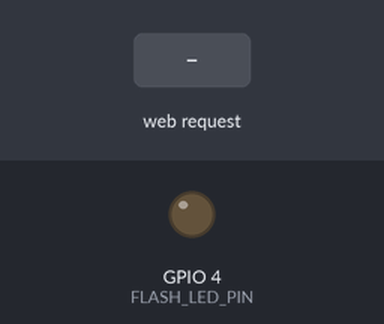
A sketch run on a simulated ESP32. Parts: output pins drawn as LEDs (lit = HIGH). Inputs (shaded band) come from the test bench. WiFi joins after 1.5 s; servers stay silent unless stated; uploads are accepted with an empty reply; the camera gives no picture; what the sketch prints to the serial monitor is not drawn.

Above: at 4.7 s.
4.8 s: HTTP request GET /upload-evidence received
At 4.88 s:
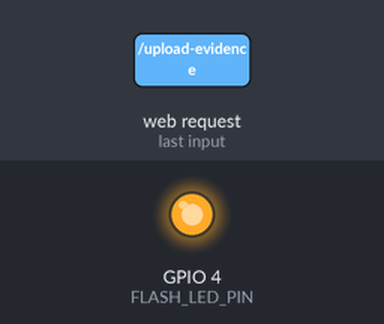
Timing chart, 0 to 7.8 s (numbered marks = the images above; inputs shaded):
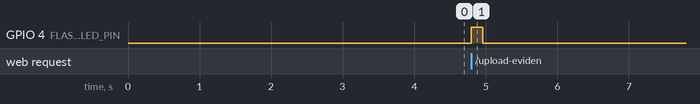

The sketch:

esp32_cam.ino
```cpp
/*
 * ==============================================================================
 * CampusAssetSecurity - Checkpoint 1 Optical Evidence Node
 * Hardware: AI-Thinker ESP32-CAM (OV3660 / OV2640 Sensor) with HW-381 MB Base
 * Target: Checkpoint 1 (Main Entrance Gate)
 * ==============================================================================
 * Features:
 *  - Native support for OV3660 (PID detection, vertical flip, color balance)
 *  - Zero SD card required: all frames captured directly to PSRAM frame buffer
 *  - Local HTTP server on port 80: serves /capture endpoint for live view
 *  - Automatic or remote evidence upload directly to Node.js backend
 * ==============================================================================
 */

#include "esp_camera.h"
#include <WiFi.h>
#include <WebServer.h>
#include <HTTPClient.h>

// ------------------------------------------------------------------------------
// 1. Wi-Fi Configuration (Your hotspot credentials)
// ------------------------------------------------------------------------------
const char* ssid     = "vivoE";
const char* password = "12345679";

// ------------------------------------------------------------------------------
// 2. Central Backend Server Configuration
// (Replace with your computer's IP where Node.js / npm run dev is running)
// ------------------------------------------------------------------------------
const char* serverUploadUrl = "http://192.168.43.100:3000/api/camera/event";
const char* deviceCode      = "ESP32-CAM-HW381-OV3660";
const int   checkpointId    = 1;

// ------------------------------------------------------------------------------
// 3. AI-Thinker ESP32-CAM Hardware Pin Definitions
// ------------------------------------------------------------------------------
#define PWDN_GPIO_NUM     32
#define RESET_GPIO_NUM    -1
#define XCLK_GPIO_NUM      0
#define SIOD_GPIO_NUM     26
#define SIOC_GPIO_NUM     27

#define Y9_GPIO_NUM       35
#define Y8_GPIO_NUM       34
#define Y7_GPIO_NUM       39
#define Y6_GPIO_NUM       36
#define Y5_GPIO_NUM       21
#define Y4_GPIO_NUM       19
#define Y3_GPIO_NUM       18
#define Y2_GPIO_NUM        5
#define VSYNC_GPIO_NUM    25
#define HREF_GPIO_NUM     23
#define PCLK_GPIO_NUM     22

#define FLASH_LED_PIN      4 // Onboard bright white flash LED

WebServer server(80);

// ------------------------------------------------------------------------------
// Camera Initialization with OV3660 Auto-Tuning
// ------------------------------------------------------------------------------
bool startCamera() {
  camera_config_t config = {};

  config.ledc_channel = LEDC_CHANNEL_0;
  config.ledc_timer   = LEDC_TIMER_0;

  config.pin_d0 = Y2_GPIO_NUM;
  config.pin_d1 = Y3_GPIO_NUM;
  config.pin_d2 = Y4_GPIO_NUM;
  config.pin_d3 = Y5_GPIO_NUM;
  config.pin_d4 = Y6_GPIO_NUM;
  config.pin_d5 = Y7_GPIO_NUM;
  config.pin_d6 = Y8_GPIO_NUM;
  config.pin_d7 = Y9_GPIO_NUM;

  config.pin_xclk     = XCLK_GPIO_NUM;
  config.pin_pclk     = PCLK_GPIO_NUM;
  config.pin_vsync    = VSYNC_GPIO_NUM;
  config.pin_href     = HREF_GPIO_NUM;
  config.pin_sccb_sda = SIOD_GPIO_NUM;
  config.pin_sccb_scl = SIOC_GPIO_NUM;
  config.pin_pwdn     = PWDN_GPIO_NUM;
  config.pin_reset    = RESET_GPIO_NUM;

  config.xclk_freq_hz = 20000000;
  config.pixel_format = PIXFORMAT_JPEG;

#ifndef OV3660_PID
#define OV3660_PID 0x3660
#endif
#ifndef OV2640_PID
#define OV2640_PID 0x2642
#endif

  if (psramFound()) {
    config.frame_size   = FRAMESIZE_VGA; // 640x480
    config.jpeg_quality = 12;
    config.fb_count     = 2;
#ifdef CAMERA_FB_IN_PSRAM
    config.fb_location  = CAMERA_FB_IN_PSRAM;
#endif
#ifdef CAMERA_GRAB_LATEST
    config.grab_mode    = CAMERA_GRAB_LATEST;
#endif
  } else {
    config.frame_size   = FRAMESIZE_QVGA; // 320x240
    config.jpeg_quality = 15;
    config.fb_count     = 1;
#ifdef CAMERA_FB_IN_DRAM
    config.fb_location  = CAMERA_FB_IN_DRAM;
#endif
#ifdef CAMERA_GRAB_WHEN_EMPTY
    config.grab_mode    = CAMERA_GRAB_WHEN_EMPTY;
#endif
  }

  esp_err_t result = esp_camera_init(&config);
  if (result != ESP_OK) {
    Serial.printf("[CAMERA] Initialization failed: 0x%x\n", result);
    return false;
  }

  sensor_t* sensor = esp_camera_sensor_get();
  if (sensor != nullptr) {
    Serial.printf("[CAMERA] Sensor PID detected: 0x%04X\n", sensor->id.PID);

    // OV3660 sensor tuning
    if (sensor->id.PID == OV3660_PID) {
      sensor->set_vflip(sensor, 1);
      sensor->set_brightness(sensor, 1);
      sensor->set_saturation(sensor, -2);
      Serial.println("[CAMERA] OV3660 optimal sensor parameters applied.");
    }
  }

  Serial.println("[CAMERA] Initialized successfully in PSRAM buffer.");
  return true;
}

// ------------------------------------------------------------------------------
// HTTP Route: / (Camera Status & Dashboard link)
// ------------------------------------------------------------------------------
void handleHome() {
  String page = "<!DOCTYPE html><html><head><meta name='viewport' content='width=device-width, initial-scale=1'>";
  page += "<title>CampusAssetSecurity - Camera 01</title>";
  page += "<style>body{font-family:sans-serif;text-align:center;background:#0f172a;color:#f8fafc;padding:20px;}";
  page += "img{max-width:640px;width:100%;border-radius:12px;border:2px solid #8b5cf6;}";
  page += "button{background:#8b5cf6;color:white;border:none;padding:12px 20px;margin:8px;border-radius:8px;font-weight:bold;cursor:pointer;}";
  page += "</style></head><body>";
  page += "<h2>CampusAssetSecurity - Optical Node 01</h2>";
  page += "<p>Hardware: HW-381 / OV3660 • Location: Checkpoint 1 (Main Gate)</p>";
  page += "<img id='view' src='/capture' alt='Camera Feed'><br>";
  page += "<button onclick='location.reload()'>Refresh Frame</button>";
  page += "<button onclick=\"fetch('/upload-evidence').then(r=>r.text()).then(alert)\">Upload Evidence Now</button>";
  page += "<script>setInterval(()=>{document.getElementById('view').src='/capture?t='+Date.now();}, 1500);</script>";
  page += "</body></html>";
  server.send(200, "text/html", page);
}

// ------------------------------------------------------------------------------
// HTTP Route: /capture (Streams JPEG snapshot directly from RAM)
// ------------------------------------------------------------------------------
void handleCapture() {
  camera_fb_t* fb = esp_camera_fb_get();
  if (fb == nullptr) {
    Serial.println("[ERROR] Failed to capture frame buffer");
    server.send(500, "text/plain", "Camera capture failed");
    return;
  }

  WiFiClient client = server.client();
  client.println("HTTP/1.1 200 OK");
  client.println("Content-Type: image/jpeg");
  client.printf("Content-Length: %u\r\n", (unsigned int)fb->len);
  client.println("Cache-Control: no-store, no-cache, must-revalidate");
  client.println("Connection: close");
  client.println();

  client.write(fb->buf, fb->len);
  esp_camera_fb_return(fb);
}

// ------------------------------------------------------------------------------
// Function: Upload snapshot directly to Node.js Backend Server
// ------------------------------------------------------------------------------
bool uploadEvidenceToServer(String triggerType = "MANUAL_TRIGGER", String rfidUid = "") {
  if (WiFi.status() != WL_CONNECTED) {
    Serial.println("[UPLOAD] Wi-Fi not connected");
    return false;
  }

  // Flash LED briefly during evidence capture
  pinMode(FLASH_LED_PIN, OUTPUT);
  digitalWrite(FLASH_LED_PIN, HIGH);
  delay(100);

  camera_fb_t* fb = esp_camera_fb_get();
  digitalWrite(FLASH_LED_PIN, LOW);

  if (!fb) {
    Serial.println("[UPLOAD] Frame buffer capture failed");
    return false;
  }

  Serial.printf("[UPLOAD] Frame captured: %u bytes. Posting to backend...\n", fb->len);

  HTTPClient http;
  http.begin(serverUploadUrl);
  http.addHeader("Content-Type", "image/jpeg");
  http.addHeader("X-Device-Code", deviceCode);
  http.addHeader("X-Checkpoint-Id", String(checkpointId));
  http.addHeader("X-Trigger-Type", triggerType);
  if (rfidUid.length() > 0) {
    http.addHeader("X-RFID-UID", rfidUid);
  }

  int httpCode = http.POST(fb->buf, fb->len);
  Serial.printf("[UPLOAD] Backend server HTTP response: %d\n", httpCode);

  esp_camera_fb_return(fb);
  http.end();
  return (httpCode == 200 || httpCode == 201);
}

// ------------------------------------------------------------------------------
// HTTP Route: /upload-evidence (Can be triggered remotely via browser or curl)
// ------------------------------------------------------------------------------
void handleUploadTrigger() {
  bool success = uploadEvidenceToServer("REMOTE_TRIGGER");
  if (success) {
    server.send(200, "text/plain", "Snapshot captured and uploaded to server successfully!");
  } else {
    server.send(500, "text/plain", "Failed to upload snapshot to server.");
  }
}

// ------------------------------------------------------------------------------
// Setup
// ------------------------------------------------------------------------------
void setup() {
  Serial.begin(115200);
  delay(1500);

  Serial.println("\n=======================================================");
  Serial.println("  CampusAssetSecurity - ESP32-CAM OV3660 Security Node");
  Serial.println("=======================================================");

  if (!startCamera()) {
    Serial.println("[FATAL] Camera sensor initialization failed. Check ribbon cable.");
    while (true) delay(1000);
  }

  WiFi.mode(WIFI_STA);
  WiFi.setSleep(false);
  WiFi.begin(ssid, password);

  Serial.print("[WIFI] Connecting to " + String(ssid));
  unsigned long startAttempt = millis();
  while (WiFi.status() != WL_CONNECTED && millis() - startAttempt < 30000) {
    delay(500);
    Serial.print(".");
  }
  Serial.println();

  if (WiFi.status() != WL_CONNECTED) {
    Serial.println("[WIFI] Connection failed. Check hotspot name & password.");
    return;
  }

  Serial.println("[WIFI] Connected successfully!");
  Serial.print("[INFO] Camera Web Server URL: http://");
  Serial.println(WiFi.localIP());
  Serial.println("[INFO] Ingestion Endpoint: http://" + WiFi.localIP().toString() + "/capture");

  // Register Web Endpoints
  server.on("/", HTTP_GET, handleHome);
  server.on("/capture", HTTP_GET, handleCapture);
  server.on("/upload-evidence", HTTP_GET, handleUploadTrigger);

  server.onNotFound([]() {
    server.send(404, "text/plain", "Endpoint not found");
  });

  server.begin();
  Serial.println("[READY] Optical Surveillance Node is online and armed.");

  // Auto-register live camera IP with the central backend server
  HTTPClient regHttp;
  String regUrl = String(serverUploadUrl);
  // Replace /api/camera/event with /api/camera/register-ip
  regUrl.replace("/event", "/register-ip");
  regHttp.begin(regUrl);
  regHttp.addHeader("Content-Type", "application/json");
  String regPayload = "{\"ip\":\"" + WiFi.localIP().toString() + "\"}";
  int regCode = regHttp.POST(regPayload);
  Serial.printf("[AUTO-REGISTER] Registered Camera IP %s to %s (HTTP %d)\n",
                WiFi.localIP().toString().c_str(), regUrl.c_str(), regCode);
  regHttp.end();
}

// ------------------------------------------------------------------------------
// Main Loop
// ------------------------------------------------------------------------------
void loop() {
  if (WiFi.status() == WL_CONNECTED) {
    server.handleClient();
  }
  delay(2);
}
```

Measured:
- after the input at 4.8 s, GPIO 4 (FLASH_LED_PIN): LOW → HIGH at once, → LOW 0.16 s later
